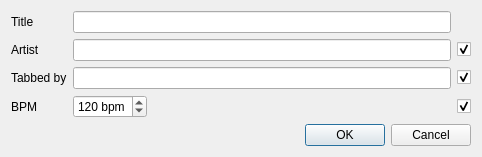
<?xml version="1.0" encoding="UTF-8"?>
<ui version="4.0">
 <class>ScoreDialog</class>
 <widget class="QDialog" name="ScoreDialog">
  <property name="geometry">
   <rect>
    <x>0</x>
    <y>0</y>
    <width>482</width>
    <height>145</height>
   </rect>
  </property>
  <property name="windowTitle">
   <string>Dialog</string>
  </property>
  <layout class="QGridLayout" name="gridLayout">
   <item row="0" column="0">
    <widget class="QLabel" name="label">
     <property name="text">
      <string>Title</string>
     </property>
    </widget>
   </item>
   <item row="0" column="1">
    <widget class="QLineEdit" name="titleEdit"/>
   </item>
   <item row="1" column="0">
    <widget class="QLabel" name="label_2">
     <property name="text">
      <string>Artist</string>
     </property>
    </widget>
   </item>
   <item row="1" column="1">
    <widget class="QLineEdit" name="artistEdit"/>
   </item>
   <item row="1" column="2">
    <widget class="QCheckBox" name="checkBox_2">
     <property name="layoutDirection">
      <enum>Qt::LeftToRight</enum>
     </property>
     <property name="text">
      <string/>
     </property>
     <property name="checked">
      <bool>true</bool>
     </property>
    </widget>
   </item>
   <item row="2" column="0">
    <widget class="QLabel" name="label_3">
     <property name="text">
      <string>Tabbed by</string>
     </property>
    </widget>
   </item>
   <item row="2" column="1">
    <widget class="QLineEdit" name="creatorEdit"/>
   </item>
   <item row="2" column="2">
    <widget class="QCheckBox" name="checkBox_3">
     <property name="layoutDirection">
      <enum>Qt::LeftToRight</enum>
     </property>
     <property name="text">
      <string/>
     </property>
     <property name="checked">
      <bool>true</bool>
     </property>
    </widget>
   </item>
   <item row="3" column="0">
    <widget class="QLabel" name="label_4">
     <property name="text">
      <string>BPM</string>
     </property>
    </widget>
   </item>
   <item row="3" column="1">
    <widget class="QSpinBox" name="bpmSpinBox">
     <property name="sizePolicy">
      <sizepolicy hsizetype="Fixed" vsizetype="Fixed">
       <horstretch>0</horstretch>
       <verstretch>0</verstretch>
      </sizepolicy>
     </property>
     <property name="toolTip">
      <string>BPM</string>
     </property>
     <property name="statusTip">
      <string>Beats per minute</string>
     </property>
     <property name="frame">
      <bool>true</bool>
     </property>
     <property name="suffix">
      <string> bpm</string>
     </property>
     <property name="maximum">
      <number>300</number>
     </property>
     <property name="value">
      <number>120</number>
     </property>
    </widget>
   </item>
   <item row="3" column="2">
    <widget class="QCheckBox" name="checkBox_4">
     <property name="layoutDirection">
      <enum>Qt::LeftToRight</enum>
     </property>
     <property name="text">
      <string/>
     </property>
     <property name="checked">
      <bool>true</bool>
     </property>
    </widget>
   </item>
   <item row="4" column="0" colspan="3">
    <widget class="QDialogButtonBox" name="buttonBox">
     <property name="orientation">
      <enum>Qt::Horizontal</enum>
     </property>
     <property name="standardButtons">
      <set>QDialogButtonBox::Cancel|QDialogButtonBox::Ok</set>
     </property>
    </widget>
   </item>
  </layout>
 </widget>
 <resources/>
 <connections>
  <connection>
   <sender>buttonBox</sender>
   <signal>accepted()</signal>
   <receiver>ScoreDialog</receiver>
   <slot>accept()</slot>
   <hints>
    <hint type="sourcelabel">
     <x>227</x>
     <y>127</y>
    </hint>
    <hint type="destinationlabel">
     <x>157</x>
     <y>144</y>
    </hint>
   </hints>
  </connection>
  <connection>
   <sender>buttonBox</sender>
   <signal>rejected()</signal>
   <receiver>ScoreDialog</receiver>
   <slot>reject()</slot>
   <hints>
    <hint type="sourcelabel">
     <x>295</x>
     <y>133</y>
    </hint>
    <hint type="destinationlabel">
     <x>286</x>
     <y>144</y>
    </hint>
   </hints>
  </connection>
  <connection>
   <sender>checkBox_2</sender>
   <signal>toggled(bool)</signal>
   <receiver>artistEdit</receiver>
   <slot>setEnabled(bool)</slot>
   <hints>
    <hint type="sourcelabel">
     <x>465</x>
     <y>49</y>
    </hint>
    <hint type="destinationlabel">
     <x>422</x>
     <y>44</y>
    </hint>
   </hints>
  </connection>
  <connection>
   <sender>checkBox_3</sender>
   <signal>toggled(bool)</signal>
   <receiver>creatorEdit</receiver>
   <slot>setEnabled(bool)</slot>
   <hints>
    <hint type="sourcelabel">
     <x>463</x>
     <y>67</y>
    </hint>
    <hint type="destinationlabel">
     <x>435</x>
     <y>69</y>
    </hint>
   </hints>
  </connection>
  <connection>
   <sender>checkBox_4</sender>
   <signal>toggled(bool)</signal>
   <receiver>bpmSpinBox</receiver>
   <slot>setEnabled(bool)</slot>
   <hints>
    <hint type="sourcelabel">
     <x>464</x>
     <y>97</y>
    </hint>
    <hint type="destinationlabel">
     <x>114</x>
     <y>97</y>
    </hint>
   </hints>
  </connection>
 </connections>
</ui>
